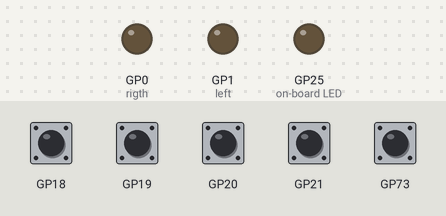
Simulated run of this program. Board: Raspberry Pi Pico running MicroPython. On the bench: output pins drawn as LEDs (lit = HIGH). Dashed ring = blinking. Inputs (shaded band) come from the test bench; at power-on: GP18–21 HIGH. Library files of the repository ran but are not shown: lib_LED_pico.py, lib_bootSW.py, lib_mode.py; what the program prints to the serial console is not drawn.

Above: at 1.2 s.
1.3 s: BOOTSEL button pressed for 0.15 s
At 1.4 s:
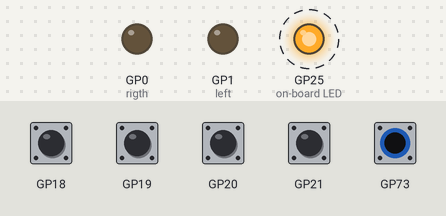
At 4.0 s:
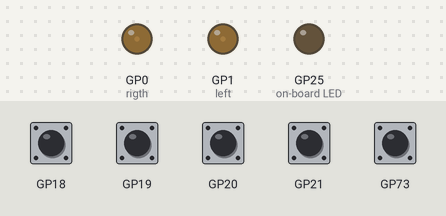
4.4 s: BOOTSEL button pressed for 1 s
At 5.01 s:
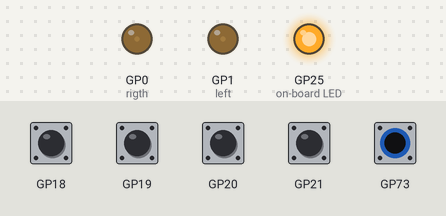
Timing chart, 0 to 16.4 s (numbered marks = the images above; inputs shaded):
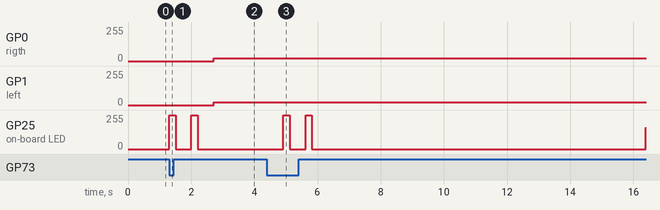

The program:

adjust_rotate_rgith.py
```python
"""
Copyright (c) 2026 TKJ製作所
Released under the MIT License.

左右への回転を調整する。

180度回転する時間を見つける

PWMは直進時のPWMを流用

左右それぞれの前進時PWMと停止時の値からの差を逆回転のPWMとする。

左右に回転動作をさせて、180度回転する時間を測る。

adjust_rotate_rgith.py
"""

from machine import Pin, PWM
import time
import lib_LED_pico
import config
import lib_bootSW
import lib_mode

# GPIO pin設定
rigth_PIN = 0
left_PIN  = 1
rigth = PWM(Pin(rigth_PIN))
rigth.freq(50)
left = PWM(Pin(left_PIN))
left.freq(50)

# duty設定関数
def set_rigth(duty):
    rigth.duty_u16(duty)
def set_left(duty):
    left.duty_u16(duty)

""" 左右のサーボに対するPWM値を取得 """
rigth_foward,rigth_back,rigth_stop = config.rigth_duty()
left_foward,left_back,left_stop = config.left_duty()
print(rigth_foward,rigth_back,rigth_stop)
print(left_foward,left_back,left_stop)

""" 回転時間の調整 """
adj = []
adj = config.adjustment_rotate_time()
print(adj)

while True:
    time.sleep(0.5)
    if lib_bootSW.SW(): # bootSWが押されたら実行
        lib_LED_pico.LEDonoff(2)

        print("停止")
        set_rigth(rigth_stop)
        set_left(left_stop)

        # modeターミナルブロックの位置に対応した値回転する
        mode = lib_mode.mode_pin()
        print("右回転",left_foward,rigth_back)
        set_rigth(rigth_back)
        set_left(left_foward)
        print(adj[mode-1])
        time.sleep(adj[mode-1])

        print("停止")
        set_rigth(rigth_stop)
        set_left(left_stop)
```

config.py
```python
# -*- coding: utf-8 -*-
#!/usr/bin/python3
"""
Copyright (c) 2026 TKJ製作所
Released under the MIT License.

v1.1
2026/06/06  picoCar用の設定ファィル
2026/08/20
"""

def rigth_duty():
    # 右車輪　前進 , 後退 ,停止
    return 4420,5250,4900

def left_duty():
    # 左車輪　前進 , 後退 ,停止
    return 5312,4450,4900

def adjustment_rotate_time():
    # 回転時　右回転　左回転
    return 1.3,1.4,1.5,1.7

def rotate_time():
    # 回転時間　右回転　左回転 180度
    return 1.6,1.65

def main():
    print(rigth_duty())
    print(left_duty())
    print(adjustment_rotate_time())
    print(rotate_time())

if __name__=='__main__':
    main()
```

Measured:
- after the input at 1.3 s, GP0 (rigth): 0/255 → 20/255 after 1.4 s; GP1 (left): 0/255 → 21/255 after 1.4 s
